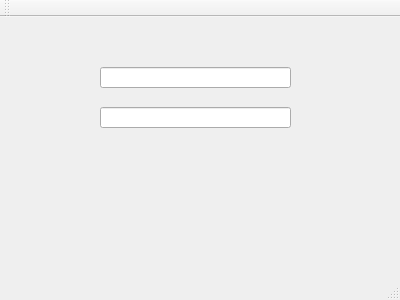
<?xml version="1.0" encoding="UTF-8"?>
<ui version="4.0">
 <class>Chat</class>
 <widget class="QMainWindow" name="Chat">
  <property name="geometry">
   <rect>
    <x>0</x>
    <y>0</y>
    <width>400</width>
    <height>300</height>
   </rect>
  </property>
  <property name="windowTitle">
   <string>Chat</string>
  </property>
  <widget class="QWidget" name="centralWidget">
   <widget class="QLineEdit" name="lineEdit">
    <property name="geometry">
     <rect>
      <x>100</x>
      <y>50</y>
      <width>191</width>
      <height>21</height>
     </rect>
    </property>
   </widget>
   <widget class="QLineEdit" name="lineEdit_2">
    <property name="geometry">
     <rect>
      <x>100</x>
      <y>90</y>
      <width>191</width>
      <height>21</height>
     </rect>
    </property>
   </widget>
  </widget>
  <widget class="QMenuBar" name="menuBar">
   <property name="geometry">
    <rect>
     <x>0</x>
     <y>0</y>
     <width>400</width>
     <height>22</height>
    </rect>
   </property>
  </widget>
  <widget class="QToolBar" name="mainToolBar">
   <attribute name="toolBarArea">
    <enum>TopToolBarArea</enum>
   </attribute>
   <attribute name="toolBarBreak">
    <bool>false</bool>
   </attribute>
  </widget>
  <widget class="QStatusBar" name="statusBar"/>
 </widget>
 <layoutdefault spacing="6" margin="11"/>
 <resources/>
 <connections/>
</ui>
